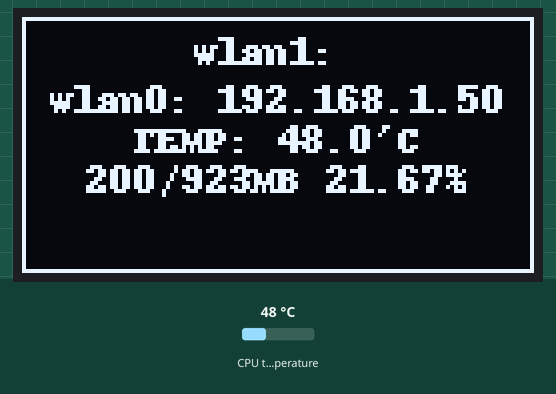
Bench run of a program on a simulated Raspberry Pi (BCM pin numbers). Shown: 128×64 one-colour display. Inputs (shaded band) come from the test bench; at power-on: CPU temperature 48 °C. System figures (address, load, memory, disk, uptime) are fixed made-up values.

Above: at 1.2 s.
1.3 s: CPU temperature set to 31 °C
At 3.0 s:
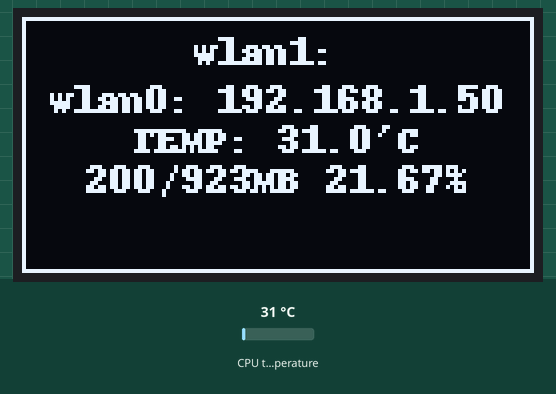
3.9 s: CPU temperature set to 44 °C
At 5.9 s:
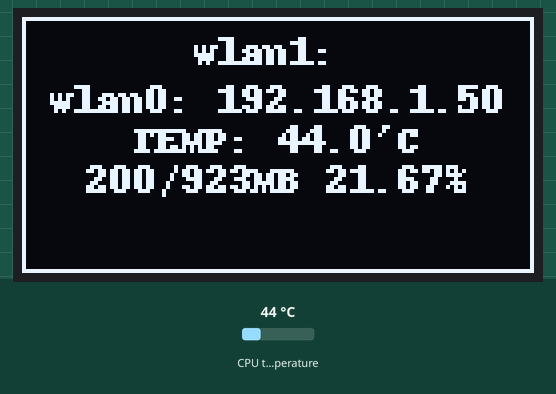
6.2 s: CPU temperature set to 58 °C
At 8.0 s:
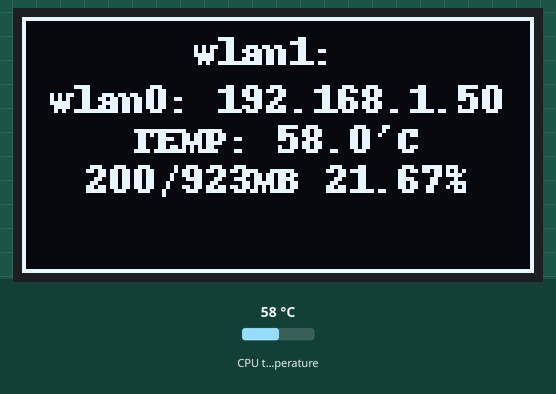
Timing chart, 0 to 9.5 s (numbered marks = the images above; inputs shaded):
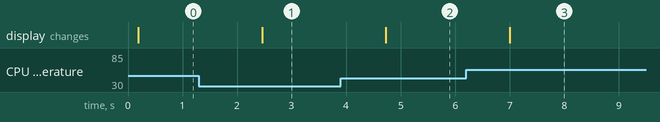

Measured:
- after the input at 1.3 s, the display: changes after 1.2 s (image 1)
- after the input at 3.9 s, the display: changes after 0.83 s (image 2)
- after the input at 6.2 s, the display: changes after 0.80 s (image 3)

The program:

oled_info_display.py
```python
# For refresh rate and executing shell commands
import time
import subprocess

WIDTH = 128
HEIGHT = 64

# Initialize I2C bus
import board
import busio

# Create I2C instance with default SCL and SDA pins
i2c = busio.I2C(board.SCL, board.SDA)

# Create SSD1306 Driver, specifying width, height, and i2c instance
import adafruit_ssd1306
oled = adafruit_ssd1306.SSD1306_I2C(WIDTH, HEIGHT, i2c)

# Define the reset line
import digitalio
oled_reset = digitalio.DigitalInOut(board.D4)

# Clear Display
oled.fill(0)
oled.show()

# Create blank image for drawing with 1 bit color
from PIL import Image, ImageDraw, ImageFont
image = Image.new("1", (oled.width, oled.height))

# Get drawing object to draw on image
draw = ImageDraw.Draw(image)

while True:
    # Draw border
    draw.rectangle((0, 0, oled.width-1, oled.height-1), outline=255, fill=0)

    # Load default font
    font = ImageFont.load_default()

    cmd = "hostname -I |cut -f 2 -d ' '"
    text = "wlan1: " + str(subprocess.check_output(cmd, shell = True), 'utf-8')
    bbox = font.getbbox(text)
    (font_width, font_height) = bbox[2] - bbox[0], bbox[3] - bbox[1]
    draw.text(
        (oled.width//2 - font_width//2, 3),
        text,
        font=font,
        fill = 255,
    )

    cmd = "hostname -I |cut -f 1 -d ' '"
    text = "wlan0: " + str(subprocess.check_output(cmd, shell = True), 'utf-8')
    bbox = font.getbbox(text)
    (font_width, font_height) = bbox[2] - bbox[0], bbox[3] - bbox[1]
    draw.text(
        (oled.width//2 - font_width//2, 15),
        text,
        font=font,
        fill = 255,
    )

    cmd = "vcgencmd measure_temp |cut -f 2 -d '='"
    text = "TEMP: " + str(subprocess.check_output(cmd, shell = True), 'utf-8')
    bbox = font.getbbox(text)
    (font_width, font_height) = bbox[2] - bbox[0], bbox[3] - bbox[1]
    draw.text(
        (oled.width//2 - font_width//2, 25),
        text,
        font=font,
        fill = 255,
    )

    cmd = "free -m | awk 'NR==2{printf \"%s/%sMB %.2f%%\", $3,$2,$3*100/$2 }'"
    text = str(subprocess.check_output(cmd, shell = True), 'utf-8')
    bbox = font.getbbox(text)
    (font_width, font_height) = bbox[2] - bbox[0], bbox[3] - bbox[1]
    draw.text(
        (oled.width//2 - font_width//2, 35),
        text,
        font=font,
        fill = 255,
    )

    cmd = "vcgencmd get_throttled | cut -f 2 -d '='"
    text = str(subprocess.check_output(cmd, shell = True), 'utf-8')
    match text:
        case "0x0\n":
            text = ""
        case "0x1\n":
            text = "UV DETECT"
        case "0x2\n":
            text = "FREQ CAPPED"
        case "0x4\n":
            text = "THROTTLING"
        case "0x8\n":
            text = "SOFT TEMP LIM"
        case "0x10000\n":
            text = "UV OCCUR"
        case "0x20000\n":
            text = "FREQ CAP OCCUR"
        case "0x80000\n":
            text = "OSFT TEMP LIM OCCUR"
    bbox = font.getbbox(text)
    (font_width, font_height) = bbox[2] - bbox[0], bbox[3] - bbox[1]
    draw.text(
        (oled.width//2 - font_width//2, 45),
        text,
        font=font,
        fill = 255,
    )

    oled.image(image)
    oled.show()
    time.sleep(1)
```
